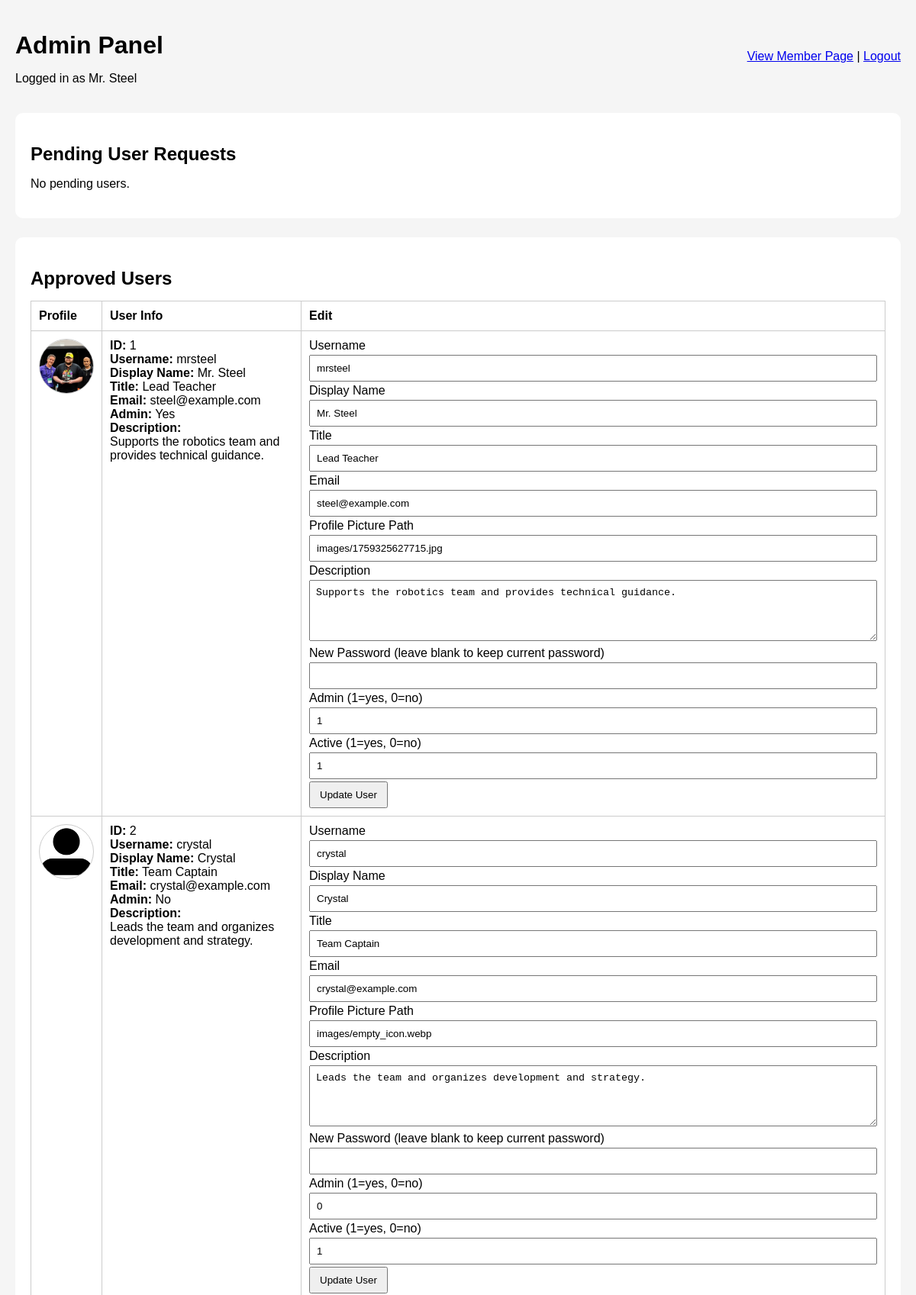
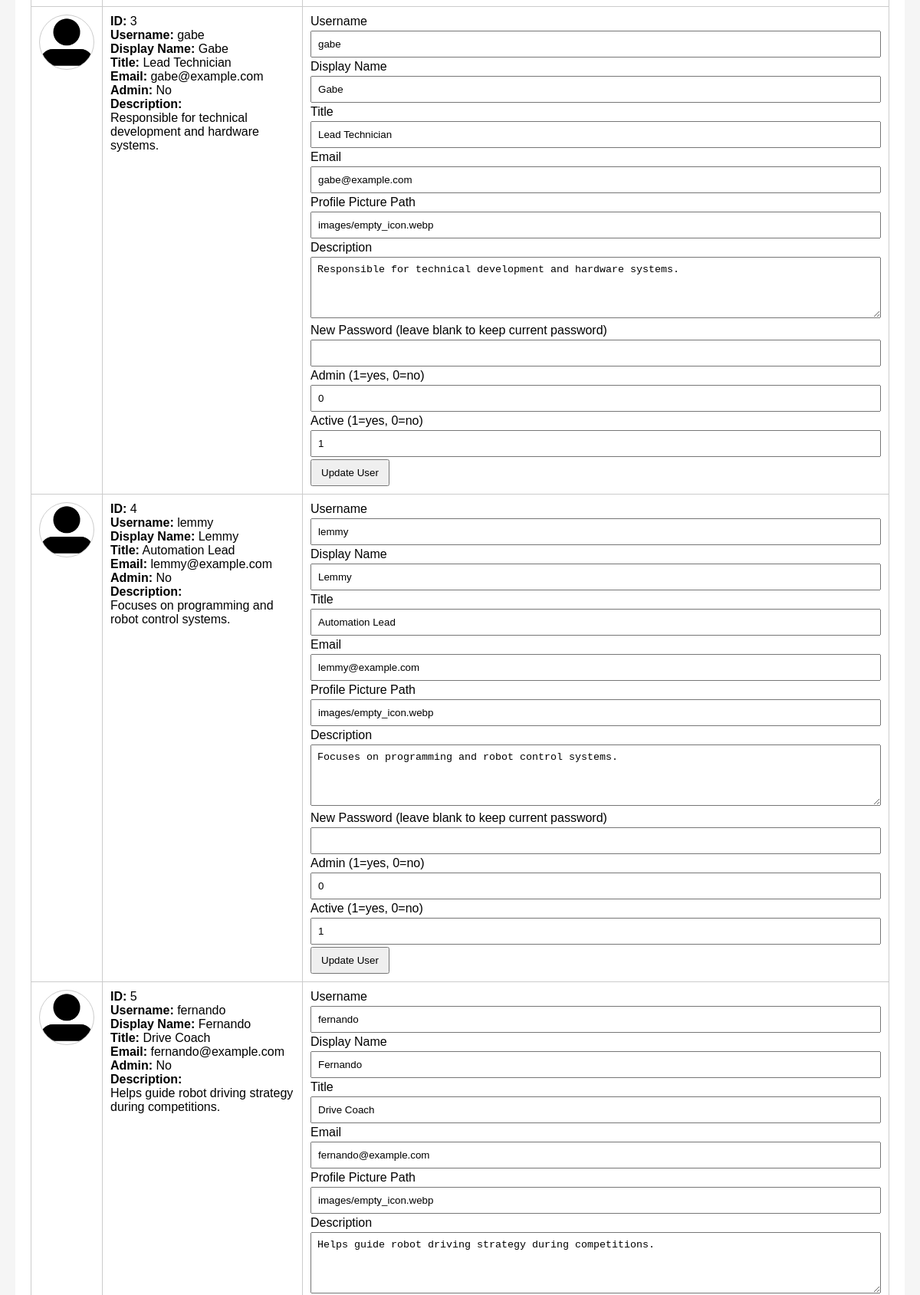
/php/admin.php (signed in, upper part), run on the app's committed database (2 pictures, top to bottom).
### tables this page shows
CREATE TABLE users (
    id INT AUTO_INCREMENT PRIMARY KEY,
    username VARCHAR(255) NOT NULL UNIQUE,
    password_hash VARCHAR(255) NOT NULL,
    display_name VARCHAR(255) NOT NULL,
    title VARCHAR(255) DEFAULT 'Team Member',
    description TEXT,
    profile_picture VARCHAR(255) DEFAULT 'images/empty_icon.webp',
    email VARCHAR(255),
    is_admin TINYINT(1) DEFAULT 0,
    is_approved TINYINT(1) DEFAULT 1,
    active TINYINT(1) DEFAULT 1,
    created_at TIMESTAMP DEFAULT CURRENT_TIMESTAMP,
    updated_at TIMESTAMP DEFAULT CURRENT_TIMESTAMP ON UPDATE CURRENT_TIMESTAMP
);

### php/admin.php (the view, shortened to what this page needs)
<?php
require_once 'connect.php';
$pendingStmt = $pdo->query("SELECT * FROM pending_users ORDER BY request_date ASC");
$pendingUsers = $pendingStmt->fetchAll();
$usersStmt = $pdo->query("SELECT * FROM users ORDER BY created_at ASC");
$users = $usersStmt->fetchAll();
?>
<!doctype html>
<html>
<head>
</head>
<body>
    <div class="topbar">
        <div>
            <h1>Admin Panel</h1>
            <p>Logged in as <?php echo htmlspecialchars($_SESSION['display_name'] ?? $_SESSION['username']); ?></p>
        </div>
        <div>
            <a href="../Member.php">View Member Page</a> |
            <a href="logout.php">Logout</a>
        </div>
    </div>
    <div class="section">
        <h2>Pending User Requests</h2>
        <?php if (count($pendingUsers) === 0): ?>
            <p>No pending users.</p>
        <?php endif; ?>
    </div>
    <div class="section">
        <h2>Approved Users</h2>
        <?php if (count($users) === 0): ?>
            <p>No approved users found.</p>
        <?php else: ?>
            <table>
                <tr>
                    <th>Profile</th>
                    <th>User Info</th>
                    <th>Edit</th>
                </tr>
                <?php foreach ($users as $user): ?>
                    <tr>
                        <td>
                            <img class="preview" src="../<?php echo htmlspecialchars($user['profile_picture'] ?: 'images/empty_icon.webp'); ?>" alt="Profile Picture">
                        </td>
                        <td>
                            <strong>ID:</strong> <?php echo (int)$user['id']; ?><br>
                            <strong>Username:</strong> <?php echo htmlspecialchars($user['username']); ?><br>
                            <strong>Display Name:</strong> <?php echo htmlspecialchars($user['display_name']); ?><br>
                            <strong>Title:</strong> <?php echo htmlspecialchars($user['title']); ?><br>
                            <strong>Email:</strong> <?php echo htmlspecialchars($user['email'] ?? ''); ?><br>
                            <strong>Admin:</strong> <?php echo (int)$user['is_admin'] === 1 ? 'Yes' : 'No'; ?><br>
                            <strong>Description:</strong><br>
                            <?php echo nl2br(htmlspecialchars($user['description'] ?? '')); ?>
                        </td>
                        <td>
                            <form action="update_user.php" method="POST">
                                <label>Username</label>
                                <input type="text" name="username" value="<?php echo htmlspecialchars($user['username']); ?>" required>
                                <label>Display Name</label>
                                <input type="text" name="display_name" value="<?php echo htmlspecialchars($user['display_name']); ?>" required>
                                <label>Title</label>
                                <input type="text" name="title" value="<?php echo htmlspecialchars($user['title']); ?>">
                                <label>Email</label>
                                <input type="text" name="email" value="<?php echo htmlspecialchars($user['email'] ?? ''); ?>">
                                <label>Profile Picture Path</label>
                                <input type="text" name="profile_picture" value="<?php echo htmlspecialchars($user['profile_picture']); ?>">
                                <label>Description</label>
                                <textarea name="description"><?php echo htmlspecialchars($user['description'] ?? ''); ?></textarea>
                                <label>New Password (leave blank to keep current password)</label>
                                <input type="password" name="password">
                                <label>Admin (1=yes, 0=no)</label>
                                <input type="number" min="0" max="1" name="is_admin" value="<?php echo (int)$user['is_admin']; ?>">
                                <label>Active (1=yes, 0=no)</label>
                                <input type="number" min="0" max="1" name="active" value="<?php echo (int)$user['active']; ?>">
                                <button type="submit">Update User</button>
                            </form>
                        </td>
                    </tr>
                <?php endforeach; ?>
            </table>
        <?php endif; ?>
    </div>
</body>
</html>

### php/admin.php (style rules this page uses)
body { font-family: Arial, sans-serif; margin: 20px; background: #f5f5f5; }
h1, h2 { margin-bottom: 10px; }
.topbar { display: flex; justify-content: space-between; align-items: center; margin-bottom: 20px; }
.section { background: white; padding: 20px; margin-bottom: 25px; border-radius: 10px; }
table { width: 100%; border-collapse: collapse; margin-top: 15px; }
th, td { border: 1px solid #ccc; padding: 10px; vertical-align: top; text-align: left; }
input, textarea { width: 100%; box-sizing: border-box; padding: 8px; margin: 3px 0; }
textarea { min-height: 80px; resize: vertical; }
button { padding: 8px 12px; cursor: pointer; }
img.preview { width: 70px; height: 70px; object-fit: cover; border-radius: 50%; border: 1px solid #ccc; }

### data on the page
users: profile_picture (picture), id "1", username "mrsteel", display_name "Mr. Steel", title "Lead Teacher", email "steel@example.com", shows "Yes", description "Supports the robotics team and provides technical guidance.", profile_picture "images/1759325627715.jpg", is_admin "1", active "1"
users: profile_picture (picture), id "2", username "crystal", display_name "Crystal", title "Team Captain", email "crystal@example.com", shows "No", description "Leads the team and organizes development and strategy.", profile_picture "images/empty_icon.webp", is_admin "0", active "1"
users: profile_picture (picture), id "3", username "gabe", display_name "Gabe", title "Lead Technician", email "gabe@example.com", shows "No", description "Responsible for technical development and hardware systems.", profile_picture "images/empty_icon.webp", is_admin "0", active "1"
users: profile_picture (picture), id "4", username "lemmy", display_name "Lemmy", title "Automation Lead", email "lemmy@example.com", shows "No", description "Focuses on programming and robot control systems.", profile_picture "images/empty_icon.webp", is_admin "0", active "1"
users: profile_picture (picture), id "5", username "fernando", display_name "Fernando", title "Drive Coach", email "fernando@example.com", is_admin "No", description "Helps guide robot driving strategy during competitions.", profile_picture "images/empty_icon.webp"

### other printed values
$_SESSION['display_name'] "Mr. Steel"
